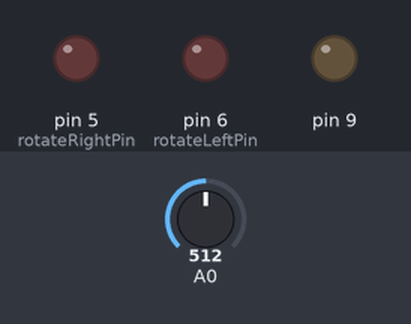
This sketch was run on a simulated Arduino Uno, built with avr-gcc and run on an emulated ATmega328P. Parts: output pins drawn as LEDs (lit = HIGH). The inputs (shaded band) are chosen by the test bench; at power-on: A0 = 512.

Above: at 1.2 s.
1.3 s: A0 set to 716
At 2.1 s:
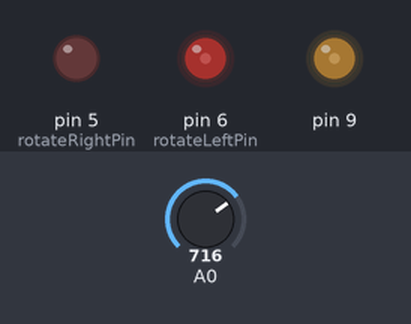
2.8 s: A0 set to 900
At 3.2 s:
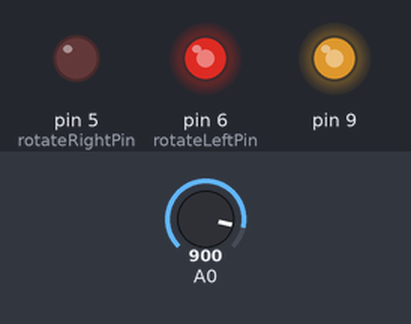
4.3 s: A0 set to 1023
At 5.5 s:
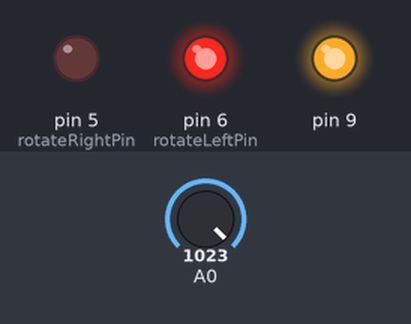
5.8 s: A0 set to 306
At 6.7 s:
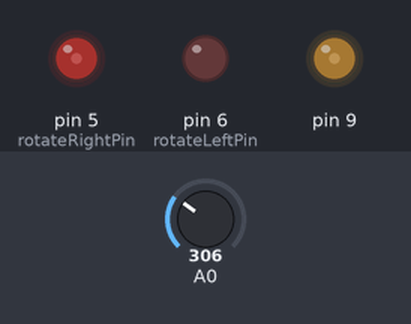
7.3 s: A0 set to 122
At 7.8 s:
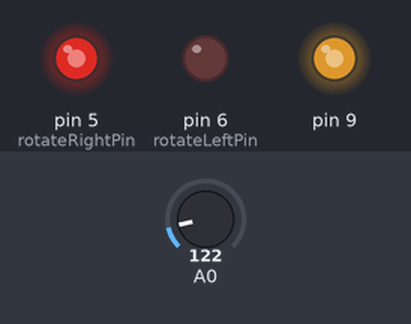
Timing chart, 0 to 9.8 s (numbered marks = the images above; inputs shaded):
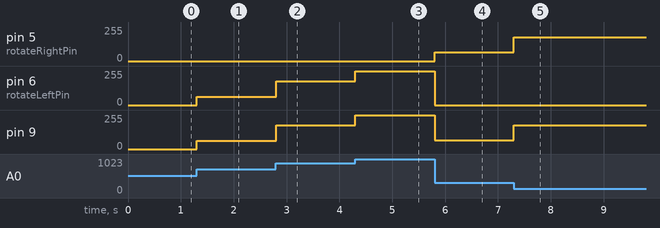

The sketch:

RotatorByValue.ino
```cpp
int rotateLeftPin = 6;
int rotateRightPin = 5;

void setup() {
  // put your setup code here, to run once:
  pinMode(9, OUTPUT);

}

void loop() {
  // Read Value
  int sensorValue = analogRead(A0);
  float voltage = sensorValue * (5.0 / 1023.0);

  if(voltage > 3)
  {
  // Left rotaation
    float diff = voltage - 3.0;
    int speed = diff / 2.0 * 255;
    analogWrite(rotateLeftPin, speed);
    analogWrite(rotateRightPin, 0);
    analogWrite(9, speed);

  }
  else if(voltage < 2)
  {
    // Right
    float diff = 2.0 - voltage;
    int speed = diff / 2.0 * 255;
    analogWrite(rotateLeftPin, 0);
    analogWrite(rotateRightPin,speed);
    analogWrite(9, speed);


  }
  else
  {
  // Stop
    analogWrite(rotateLeftPin, 0);
    analogWrite(rotateRightPin, 0);
    analogWrite(9, 0);

  }
}
```

Measured:
- after the input at 1.3 s, pin 6 (rotateLeftPin), pin 9: 0/255 → 63/255 at once
- after the input at 2.8 s, pin 6 (rotateLeftPin), pin 9: 63/255 → 178/255 at once
- after the input at 4.3 s, pin 6 (rotateLeftPin), pin 9: 178/255 → 255/255 at once
- after the input at 5.8 s, pin 5 (rotateRightPin): 0/255 → 64/255 at once; pin 6 (rotateLeftPin): 255/255 → 0/255 at once; pin 9: 255/255 → 64/255 at once
- after the input at 7.3 s, pin 5 (rotateRightPin), pin 9: 64/255 → 178/255 at once
